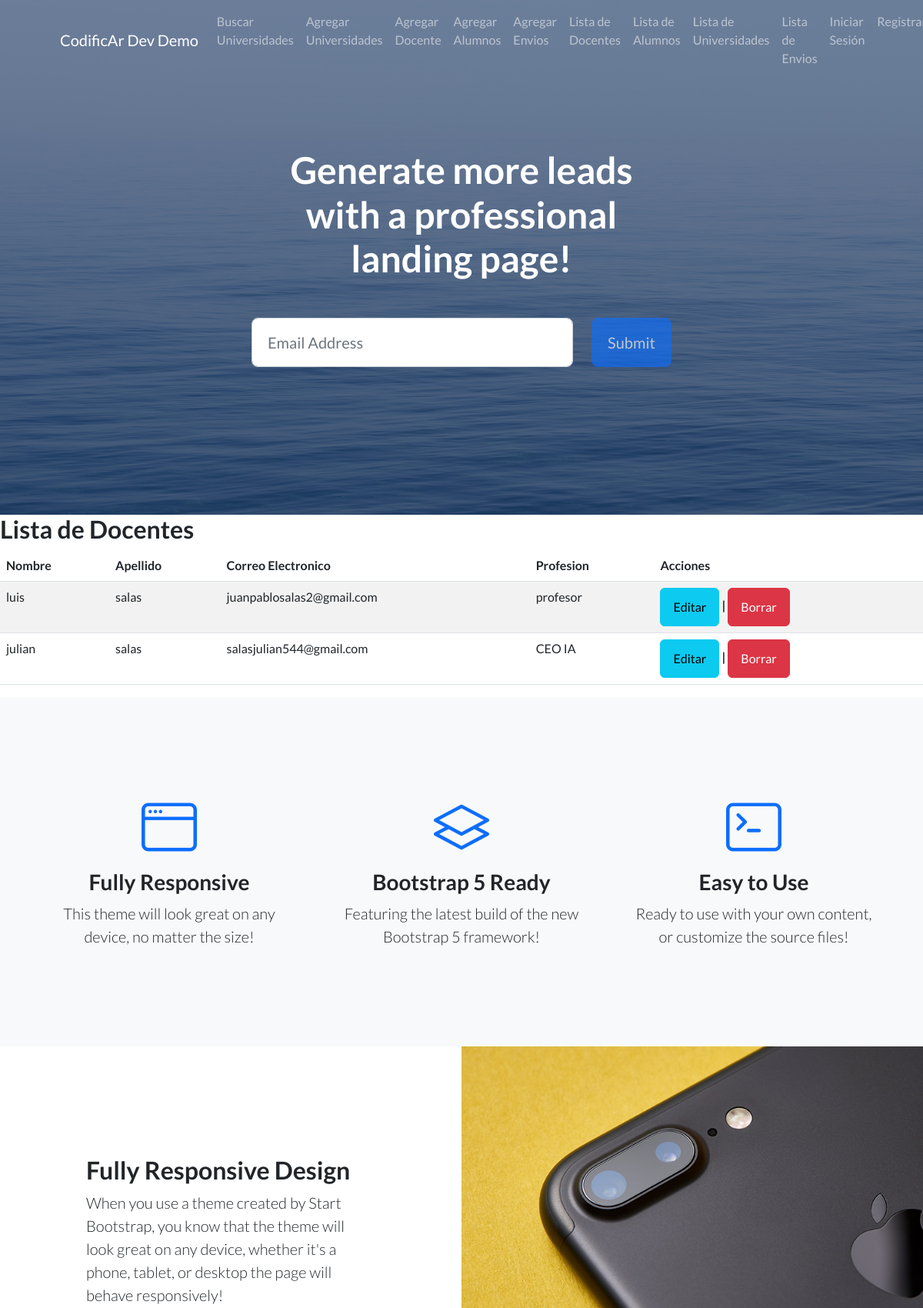
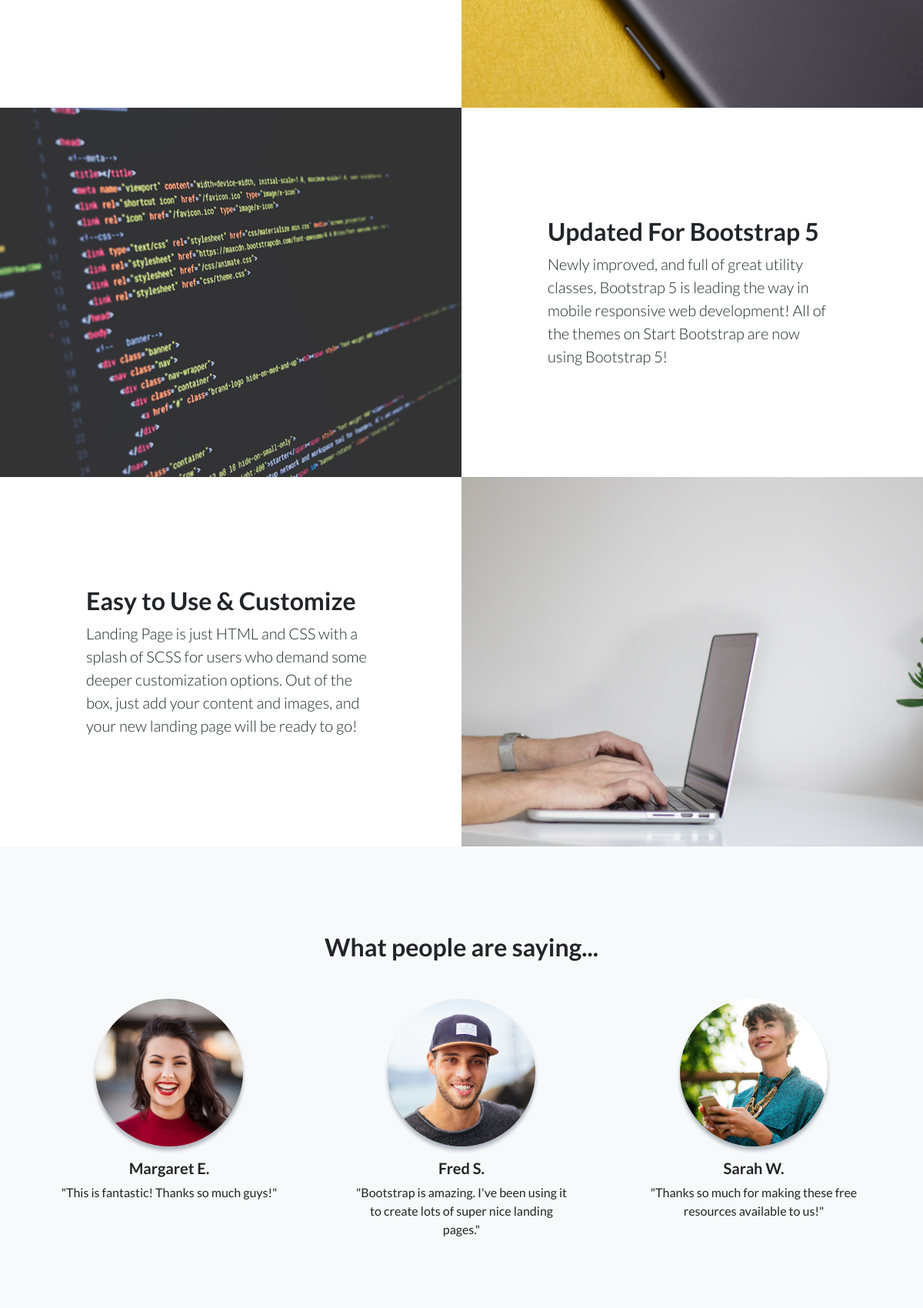
Page /lista_docente/ (upper part) on the committed database (2 pictures, top to bottom).
### AppCoder/models.py (models this page shows, shortened)
class Docente(models.Model):
    nombre = models.CharField(max_length=30)
    apellido = models.CharField(max_length=30)
    email = models.EmailField()
    profesion = models.CharField(max_length=30)

### AppCoder/views.py (the view)
# urls.py: path('lista_docente/', views.DocenteListView.as_view(), name='lista_docente'),
class DocenteListView(ListView):
    model = Docente  # Modelo con el que trabaja esta vista
    template_name = "appcoder/lista_docente.html"  # Plantilla para renderizar la lista

### AppCoder/templates/appcoder/lista_docente.html (shortened to what this page needs)
{% extends 'appcoder/index.html' %}
{% block contenidoQueCambia %}
<h2>Lista de Docentes </h2>
<table class="table table-striped">
    <thead>
        <tr>
            <th>Nombre</th>
            <th>Apellido</th>
            <th>Correo Electronico</th>
            <th>Profesion</th>
            <th>Acciones</th>
        </tr>
    </thead>
    <tbody>
        {% for docente in object_list %}
        <tr>
            <td>{{ docente.nombre }}</td>
            <td>{{ docente.apellido }}</td>
            <td>{{ docente.email }}</td>
            <td>{{ docente.profesion }}</td>
            <th>
                <a name=""id=""class="btn btn-info"href="{% url 'editar_docente' docente.id %}"role="button">Editar</a>
                |
                <a name=""id=""class="btn btn-danger"href="{% url 'eliminar_docente' docente.id %}"role="button">Borrar</a>
            </th>
        </tr>
        {% endfor %}
    </tbody>
</table>
{% endblock %}

### rows in the picture
Docente: nombre "luis", apellido "salas", email "juanpablosalas2@gmail.com", profesion "profesor"
Docente: nombre "julian", apellido "salas", email "salasjulian544@gmail.com", profesion "CEO IA"
